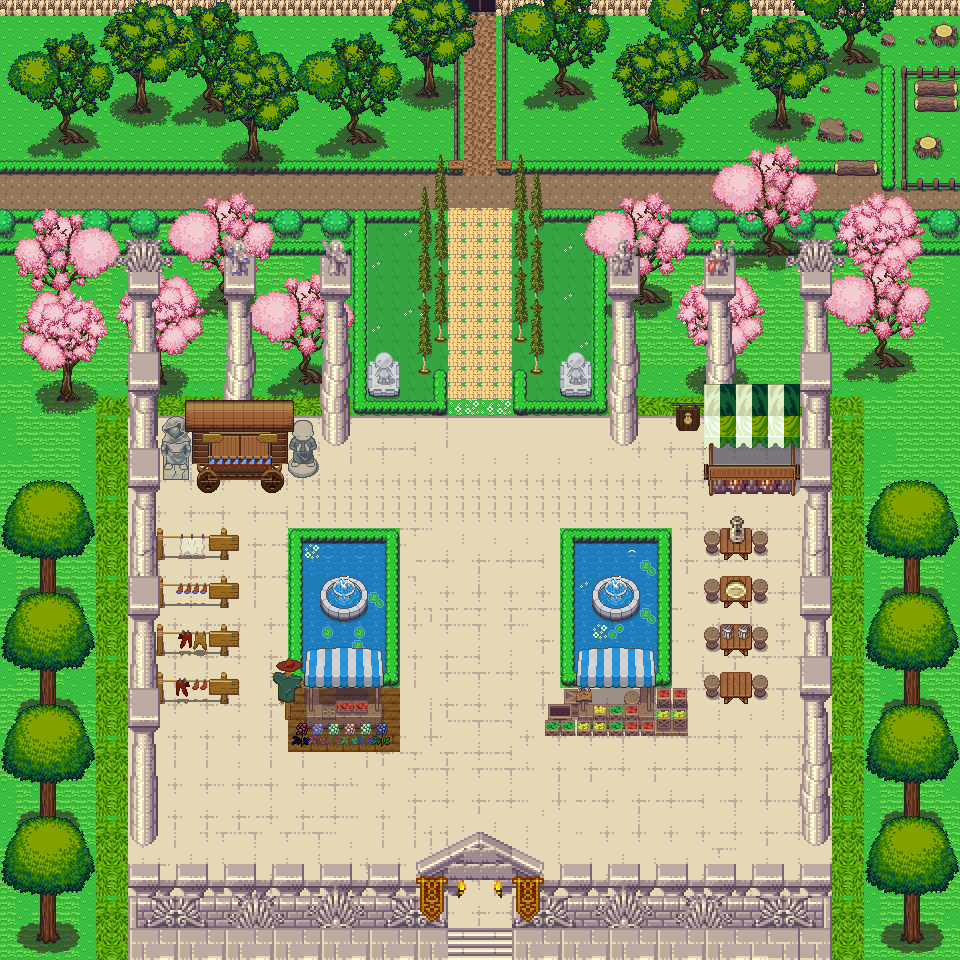

A 2D game scene composited from a Tiled map and its tileset images. What follows is a short description and the map's XML, with each tile layer's data collapsed to a summary:
An orthogonal 60x60 tile map with 16x16 px tiles, 30 tile layers (Ground, Mountain, Path, Collision, ...), 9 tilesets and 121 objects.

<map version="1.5" tiledversion="1.7.2" orientation="orthogonal" renderorder="right-down" width="60" height="60" tilewidth="16" tileheight="16" infinite="0" nextlayerid="40" nextobjectid="177">
 <tileset firstgid="1" source="Overworld.tsx" />
 <tileset firstgid="1441" source="Town Pack.tsx" />
 <tileset firstgid="1837" source="TownForest.tsx" />
 <tileset firstgid="2277" source="Temple.tsx" />
 <tileset firstgid="10469" source="tilesformattedupdate.tsx" />
 <tileset firstgid="11333" source="Flower.tsx" />
 <tileset firstgid="11405" source="Plants.tsx" />
 <tileset firstgid="12081" source="Deco_Med.tsx" />
 <tileset firstgid="16177" source="GreenTrees.tsx" />
 <layer id="1" name="Ground" width="60" height="60">
  <data>[3600 cells, 3595 non-empty, 5 distinct tile ids]</data>
 </layer>
 <layer id="13" name="Mountain" width="60" height="60">
  <data>[3600 cells, 60 non-empty, 1 distinct tile ids]</data>
 </layer>
 <layer id="5" name="Path" width="60" height="60">
  <data>[3600 cells, 320 non-empty, 24 distinct tile ids]</data>
 </layer>
 <layer id="8" name="Collision" width="60" height="60">
  <data>[3600 cells, 96 non-empty, 30 distinct tile ids]</data>
 </layer>
 <layer id="18" name="Collision2" width="60" height="60">
  <data>[3600 cells, 58 non-empty, 9 distinct tile ids]</data>
 </layer>
 <layer id="10" name="Market Path" width="60" height="60">
  <data>[3600 cells, 1557 non-empty, 115 distinct tile ids]</data>
 </layer>
 <layer id="20" name="Market Fountain Water" width="60" height="60">
  <data>[3600 cells, 140 non-empty, 10 distinct tile ids]</data>
 </layer>
 <layer id="19" name="Market Collision" width="60" height="60">
  <data>[3600 cells, 18 non-empty, 9 distinct tile ids]</data>
 </layer>
 <layer id="21" name="Market Lily" width="60" height="60">
  <data>[3600 cells, 80 non-empty, 17 distinct tile ids]</data>
 </layer>
 <layer id="35" name="Hedge" width="60" height="60">
  <data>[3600 cells, 77 non-empty, 8 distinct tile ids]</data>
 </layer>
 <layer id="32" name="Foliage" width="60" height="60">
  <data>[3600 cells, 543 non-empty, 128 distinct tile ids]</data>
 </layer>
 <layer id="9" name="Foliage2" width="60" height="60">
  <data>[3600 cells, 748 non-empty, 234 distinct tile ids]</data>
 </layer>
 <layer id="11" name="Foliage3" width="60" height="60">
  <data>[3600 cells, 338 non-empty, 172 distinct tile ids]</data>
 </layer>
 <layer id="12" name="Foliage4" width="60" height="60">
  <data>[3600 cells, 180 non-empty, 108 distinct tile ids]</data>
 </layer>
 <layer id="14" name="Market Pillar" width="60" height="60">
  <data>[3600 cells, 144 non-empty, 24 distinct tile ids]</data>
 </layer>
 <layer id="17" name="Market Wall" width="60" height="60">
  <data>[3600 cells, 8 non-empty, 8 distinct tile ids]</data>
 </layer>
 <layer id="34" name="Market Tent Fore Objects " width="60" height="60">
  <data>[3600 cells, 18 non-empty, 18 distinct tile ids]</data>
 </layer>
 <layer id="24" name="Market Tent Fore Objects 2" width="60" height="60">
  <data>[3600 cells, 84 non-empty, 34 distinct tile ids]</data>
 </layer>
 <layer id="33" name="Market Tent Fore Objects 3" width="60" height="60">
  <data>[3600 cells, 12 non-empty, 12 distinct tile ids]</data>
 </layer>
 <layer id="22" name="Market Tent" width="60" height="60">
  <data>[3600 cells, 130 non-empty, 84 distinct tile ids]</data>
 </layer>
 <layer id="23" name="Market Tent Objects" width="60" height="60">
  <data>[3600 cells, 102 non-empty, 52 distinct tile ids]</data>
 </layer>
 <layer id="25" name="Market Tent Objects 2" width="60" height="60">
  <data>[3600 cells, 47 non-empty, 29 distinct tile ids]</data>
 </layer>
 <layer id="16" name="Market Statue" width="60" height="60">
  <data>[3600 cells, 52 non-empty, 40 distinct tile ids]</data>
 </layer>
 <layer id="39" name="Sign" width="60" height="60">
  <data>[3600 cells, 2 non-empty, 1 distinct tile ids]</data>
 </layer>
 <group id="38" name="Foreground">
  <layer id="29" name="Building Fore" width="60" height="60">
   <data>[3600 cells, 86 non-empty, 17 distinct tile ids]</data>
  </layer>
  <layer id="28" name="Building" width="60" height="60">
   <data>[3600 cells, 160 non-empty, 24 distinct tile ids]</data>
  </layer>
  <layer id="30" name="Building Back" width="60" height="60">
   <data>[3600 cells, 102 non-empty, 43 distinct tile ids]</data>
  </layer>
  <layer id="31" name="Building Flag" width="60" height="60">
   <data>[3600 cells, 24 non-empty, 16 distinct tile ids]</data>
  </layer>
  <layer id="36" name="Foreground" width="60" height="60">
   <data>[3600 cells, 265 non-empty, 164 distinct tile ids]</data>
  </layer>
  <layer id="37" name="Foreground2" width="60" height="60">
   <data>[3600 cells, 6 non-empty, 6 distinct tile ids]</data>
  </layer>
 </group>
 <objectgroup id="7" name="Collision Mask">
  <object id="2" x="929.75" y="22.5" width="28.75" height="24" />
  <object id="3" x="915.25" y="37.5" width="9.5" height="6.75" />
  <object id="4" x="881.5" y="33.75" width="12.5" height="11.25" />
  <object id="5" x="881.5" y="65.25" width="12.75" height="123.917" />
  <object id="6" x="899.75" y="70" width="7.25" height="111.167" />
  <object id="7" x="899.667" y="179.667" width="61.25" height="8.75" />
  <object id="8" x="914.5" y="134.75" width="27.5" height="23.25" />
  <object id="9" x="913.5" y="80.75" width="44" height="30" />
  <object id="12" x="901.25" y="68" width="59" height="9.25" />
  <object id="13" x="800.75" y="113" width="14.25" height="12.25" />
  <object id="14" x="816.25" y="117" width="30.75" height="23.5" />
  <object id="15" x="847.75" y="129" width="15.25" height="13" />
  <object id="16" x="865.5" y="81.25" width="13.25" height="12" />
  <object id="19" x="820" y="85.25" width="9.5" height="7.25" />
  <object id="20" x="785" y="67.75" width="13" height="9" />
  <object id="22" x="769.25" y="34.5" width="12.75" height="10.5" />
  <object id="23" x="784.5" y="18" width="10.75" height="10.75" />
  <object id="38" x="0.333333" y="-0.333333" width="463.333" height="16.3333" />
  <object id="39" x="495.667" y="-0.666667" width="464.667" height="16.6667" />
  <object id="40" x="-0.666667" y="208.667" width="449.333" height="13.3333" />
  <object id="41" x="511.333" y="209.333" width="448.667" height="13.3333" />
  <object id="42" x="354" y="221.333" width="11.3333" height="192" />
  <object id="43" x="353.333" y="402" width="92.6667" height="11.3333" />
  <object id="44" x="513.333" y="402" width="93.3333" height="10.6667" />
  <object id="45" x="592.667" y="209.333" width="14" height="202" />
  <object id="46" x="606.667" y="397.333" width="257.333" height="18" />
  <object id="47" x="830" y="396.667" width="34" height="562.667" />
  <object id="48" x="97.3333" y="397.333" width="256" height="16.6667" />
  <object id="49" x="98.6667" y="398" width="28.6667" height="563.333" />
  <object id="50" x="38" y="928" width="20" height="16.6667" />
  <object id="51" x="38" y="822" width="18.6667" height="15.3333" />
  <object id="52" x="38.6667" y="707.333" width="18.6667" height="16.6667" />
  <object id="53" x="38.6667" y="595.333" width="16.6667" height="18" />
  <object id="54" x="56.6667" y="392" width="23.3333" height="10" />
  <object id="55" x="137.333" y="375.333" width="27.3333" height="11.3333" />
  <object id="57" x="299.333" y="373.333" width="26" height="9.33333" />
  <object id="58" x="219.333" y="292" width="26.6667" height="12" />
  <object id="60" x="52.6667" y="312" width="21.3333" height="11.3333" />
  <object id="61" x="637.333" y="295.333" width="22.6667" height="8" />
  <object id="62" x="765.333" y="248" width="23.3333" height="8.66667" />
  <object id="63" x="874" y="358" width="27.3333" height="8" />
  <object id="64" x="872" y="283.333" width="21.3333" height="16.6667" />
  </objectgroup>
</map>
<!-- 79 of 121 objects omitted -->
